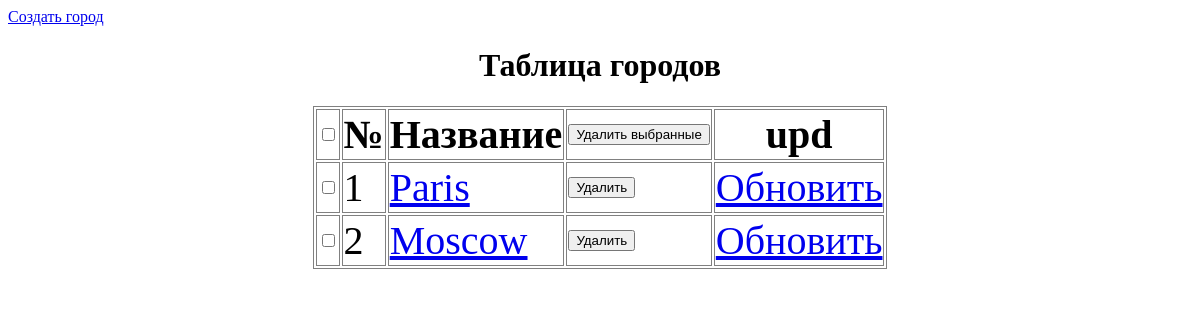
The app's page /src/cities.php, older data.
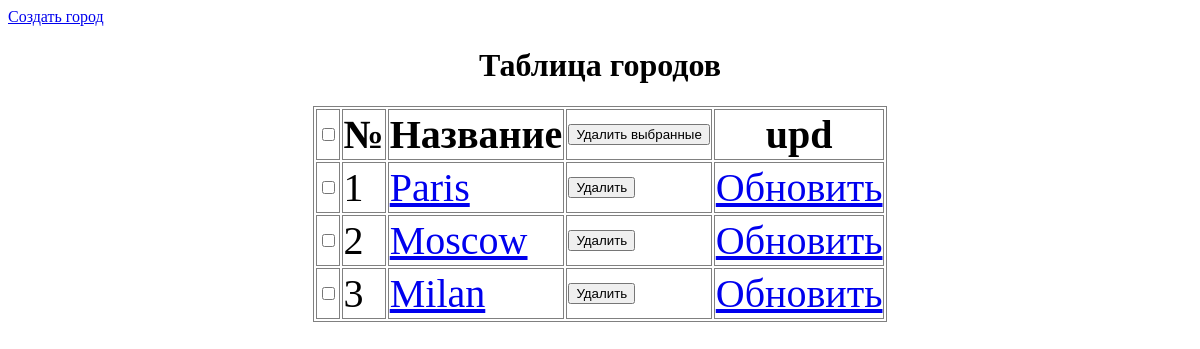
The same page, newer data.
### tables this page shows
CREATE TABLE IF NOT EXISTS city (
  ID INT NOT NULL AUTO_INCREMENT,
  name VARCHAR(20) NOT NULL UNIQUE ,
  PRIMARY KEY (ID)
);

### src/cities.php (the view, shortened to what this page needs)
<html lang="en">
<head>
    <link rel="stylesheet" href="static/style.css" type="text/css"/>
</head>
<body>
<a href="create_city.php">Создать город</a>
<h1>Таблица городов</h1>
<form action='delete_city.php' method='post'>
<table>
    <tr>
        <th><input type="checkbox"  id="select_all""></th>
        <th>№</th><th>Название</th>
        <th><input type='submit' name="delete" value='Удалить выбранные'></th>
        <th>upd</th></tr>
<?php
 $mysqli = new mysqli("db", "user", "password", "appDB");
$result = $mysqli->query("SELECT * FROM city ORDER BY id ");
foreach ($result as $row){
    echo "<tr>
<td> <input type='checkbox' name='cities[]' value={$row['ID']}>
</td>
<td>{$row['ID']}</td>
<td><a href='city.php?id={$row['ID']}'>{$row['name']}</a></td>
<td><button type='submit' name='delete_one'  value={$row['ID']}>Удалить</button></td>
<td><a href='update_city.php?id={$row['ID']}'>Обновить</a></td>
</tr>";
}
?>
</table>
</form>
</body>
</html>

### src/static/style.css (style rules this page uses)
table { border: 1px solid grey; margin-left: auto; margin-right: auto; }
th { border: 1px solid grey; font-size: 250%; }
td { border: 1px solid grey; font-size: 250%; }
h1 { text-align: center; }

Row changes from the older to the newer data that the page shows:
added city: ID "3", name "Milan"
